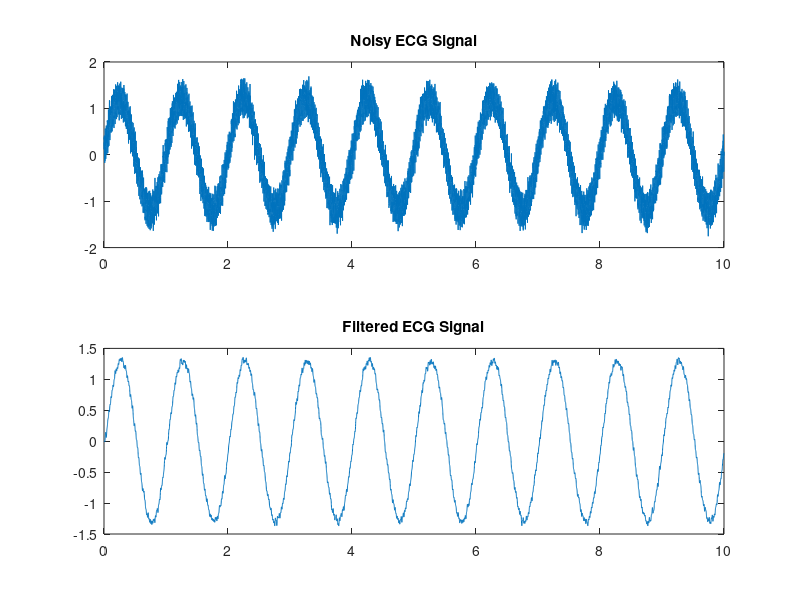

The MATLAB script that drew this image: (Note: this script raises an error after producing the figure.)
clc; clear; close all;

fs = 1000; % Sampling frequency for ECG
t = 0:1/fs:10; % 10 seconds of data

% Simulated ECG Signal with 60Hz noise
ecg_signal = 1.2*sin(2*pi*1*t) + 0.3*sin(2*pi*60*t) + 0.1*randn(size(t));

% Apply a Band-Pass FIR Filter (0.5Hz - 40Hz)
N = 50;
fc = [0.5 40];
h_bp = fir1(N, fc/(fs/2), 'bandpass', hamming(N+1));
filtered_ecg = filter(h_bp, 1, ecg_signal);

% Plot results
subplot(2,1,1); plot(t, ecg_signal); title('Noisy ECG Signal');
subplot(2,1,2); plot(t, filtered_ecg); title('Filtered ECG Signal');

% Save filtered ECG signal
save('../data/filtered_ecg.mat', 'filtered_ecg');
